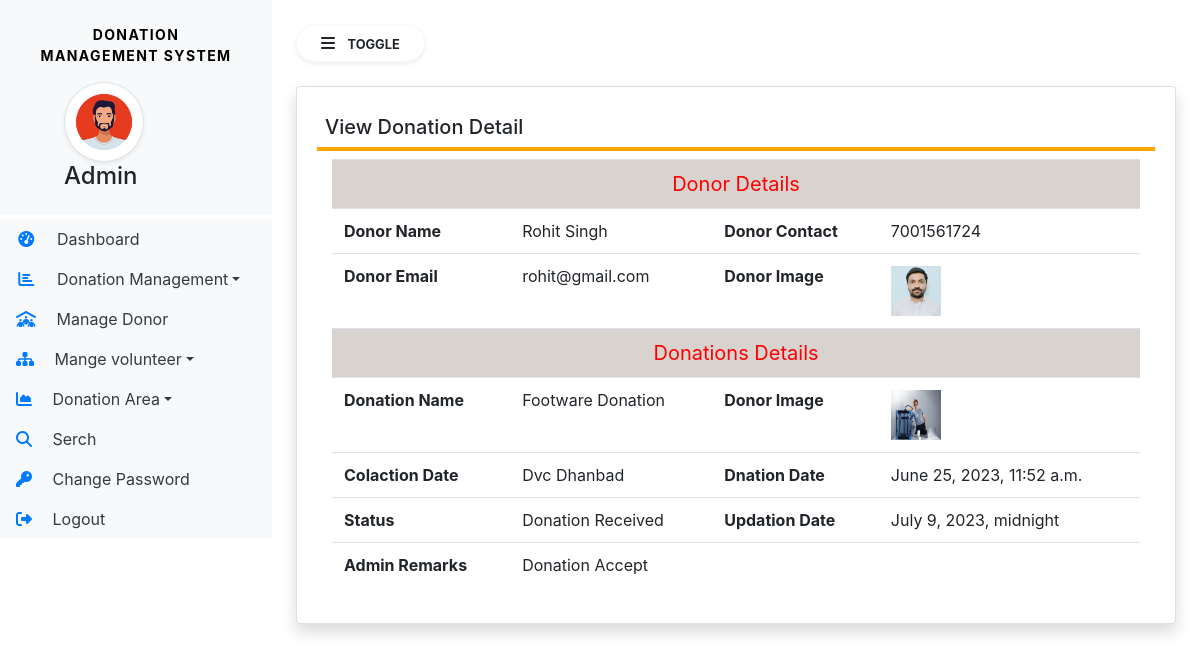
Screenshot of /view_donationdetail/2 (signed in) with the database file from the repository.
### Donation/models.py (models this page shows, shortened)
class Donation(models.Model):
    donor = models.ForeignKey(Donor, on_delete=models.SET_NULL, null=True)
    donationName = models.CharField(max_length=100, null=True)
    donationpic = models.FileField(null=True)
    colloctionloc = models.CharField(max_length=50, null=True)
    description = models.CharField(max_length=300, null=True)
    status = models.CharField(max_length=50)
    donationdate = models.DateTimeField(auto_now_add=True)
    adminRemarks = models.CharField(max_length=300, null=True)
    volunteer = models.ForeignKey(Volunteer, on_delete=models.SET_NULL, null=True)
    donationArea = models.ForeignKey(DonationArea, on_delete=models.CASCADE, null=True)
    volunteerRemarks = models.CharField(max_length=300, null=True)
    updationDate = models.DateTimeField(null=True)

class Donor(models.Model):
    user = models.ForeignKey(User,on_delete=models.CASCADE)
    contact = models.CharField(max_length=15,null=True)
    address = models.CharField(max_length=300,null=True)
    userpic = models.FileField(null=True)
    regdate = models.DateTimeField(auto_now=True)

### Donation/views.py (the view, shortened to what this page needs)
# urls.py: path('view_donationdetail/<int:pid>', views.view_donationdetail, name='view_donationdetail'),
def view_donationdetail(request, pid):
    if not request.user.is_authenticated:
        return redirect('donor_login')
    donation = Donation.objects.get(id=pid)
    return render(request, 'donor/view_donationdetail.html', locals())

### Donation/templates/donor/view_donationdetail.html (shortened to what this page needs)
{% extends 'admin/admin_sidebar.html' %}
{% block main %}
<div class="card shadow">
    <div class="card-body">
        <h5 class="p-2" style="border-bottom: 4px solid orange;">View Donation Detail</h5>
        <div class="container-fluid">
            <table class="table table-hover">
                <tr align="center" style="background-color: rgb(216, 211, 207);">
                    <td colspan="4" style="font-size : 20px; color:red;">Donor Details</td>
                </tr>
                <tr>
                    <th>Donor Name</th>
                    <td>{{donation.donor.user.first_name}} {{donation.donor.user.last_name}}</td>
                    <th> Donor Contact</th>
                    <td>{{donation.donor.contact}}</td>
                </tr>
                <tr>
                    <th>Donor Email</th>
                    <td>{{donation.donor.user.username}}</td>
                    <th> Donor Image</th>
                    <td><img src="{{donation.donor.userpic.url}}" width="50px" height="50px"></td>
                </tr>
                <tr align="center" style="background-color: rgb(216, 211, 207);">
                    <td colspan="4" style="font-size : 20px; color:red;">Donations Details</td>
                </tr>
                <tr>
                    <th>Donation Name</th>
                    <td>{{donation.donationName}}</td>
                    <th> Donor Image</th>
                    <td><img src="{{donation.donationpic.url}}" width="50px" height="50px"></td>
                </tr>
                <tr>
                    <th>Colaction Date</th>
                    <td>{{donation.colloctionloc}}</td>
                    <th> Dnation Date</th>
                    <td>{{donation.donationdate}}</td>
                </tr>
                {% if donation.status == "pending" %}
                <form method="post">
                    {% csrf_token %}
                    <tr>
                        <th>Status</th>
                        <td colspan="3">
                            <select name="status" class="form-control" required>
                                <option value="accept">Accept</option>
                                <option value="reject">Reject</option>
                            </select>
                        </td>
                    </tr>
                    <tr>
                        <th>Admin Remark</th>
                        <td colspan="3">
                            <textarea name="adminremark" class="form-control" required
                                      placeholder="Please enter your Remarks"></textarea>
                        </td>
                    </tr>
                    <tr>
                        <th></th>
                        <td onclose="3">
                            <button type="submit" class="btn btn-primary">Update <i
                                    class="fa fa-arrow-circle-right"></i></button>
                        </td>
                    </tr>
                </form>
                {% else %}
                <tr>
                    <th>Status</th>
                    <td style="text-transform: capitalize;">{{donation.status}}</td>
                    <th>Updation Date</th>
                    <td>{{ donation.updationDate}}</td>
                </tr>
                 <tr>
                    <th>Admin Remarks</th>
                    <td colspan="3">{{donation.adminRemarks}}</td>
                </tr>
                {% endif %}
            </table>
        </div>
    </div>
</div>
{% endblock %}

### Donation/static/css/sidebar.css (style rules this page uses)
body { background-color: #426575; min-height:100vh; }

### rows the page displays
Donation: donor.user.first_name "Rohit", donor.user.last_name "Singh", donor.contact "7001561724", donor.user.username "rohit@gmail.com", donor.userpic (picture), donationName "Footware Donation", donationpic (picture), colloctionloc "Dvc Dhanbad", donationdate "June 25, 2023, 11:52 a.m.", status "Donation Received", updationDate "July 9, 2023, midnight", adminRemarks "Donation Accept"
